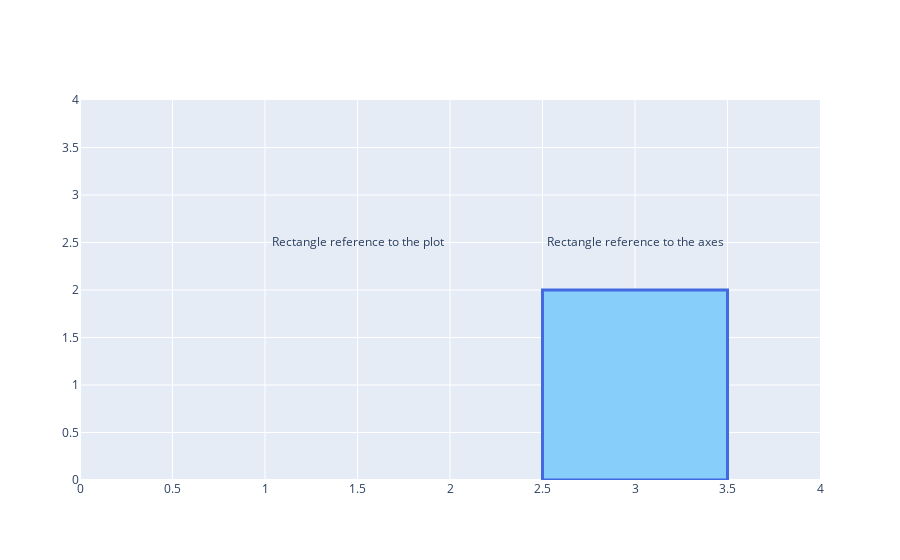

Notebook source saved alongside this figure:
### Code cell
import plotly.graph_objects as go

fig = go.Figure()

# Create scatter trace of text labels
fig.add_trace(go.Scatter(
    x=[1.5, 3],
    y=[2.5, 2.5],
    text=["Rectangle reference to the plot",
          "Rectangle reference to the axes"],
    mode="text",
))

# Set axes properties
fig.update_xaxes(range=[0, 4])
fig.update_yaxes(range=[0, 4])

# Add shape
fig.add_shape(type = "rect",
              xref = "x", yref = "y",
              x0 = 2.5, y0 = 0,
              x1 = 3.5, y1 = 2,
              line = dict(
                  color = "RoyalBlue",
                  width = 3
              ),
              fillcolor="LightSkyBlue")

### Figure 1 — Plotly figure (JSON) as saved in the notebook; plotly's stock layout.template omitted (floating-point values rounded to 4 significant figures)
{"data": [{"mode": "text", "text": ["Rectangle reference to the plot", "Rectangle reference to the axes"], "type": "scatter", "x": [1.5, 3], "y": [2.5, 2.5]}], "layout": {"shapes": [{"fillcolor": "LightSkyBlue", "line": {"color": "RoyalBlue", "width": 3}, "type": "rect", "x0": 2.5, "x1": 3.5, "xref": "x", "y0": 0, "y1": 2, "yref": "y"}], "xaxis": {"range": [0, 4]}, "yaxis": {"range": [0, 4]}}}
